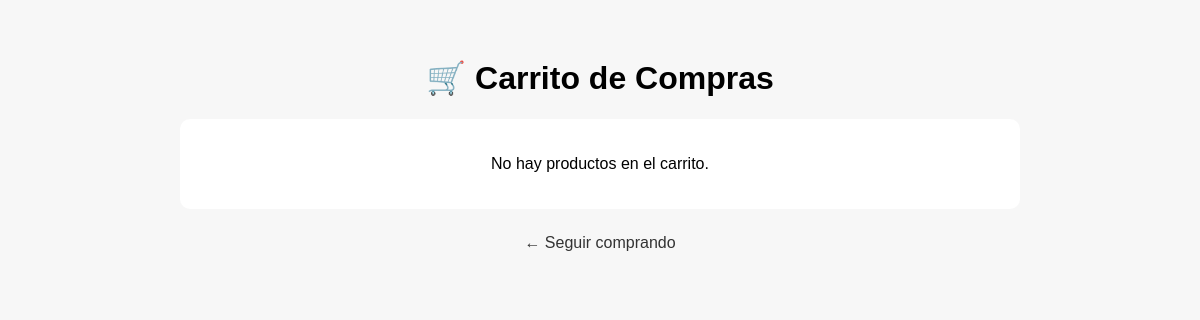
Page /carrito.php (signed in) on the earlier database version.
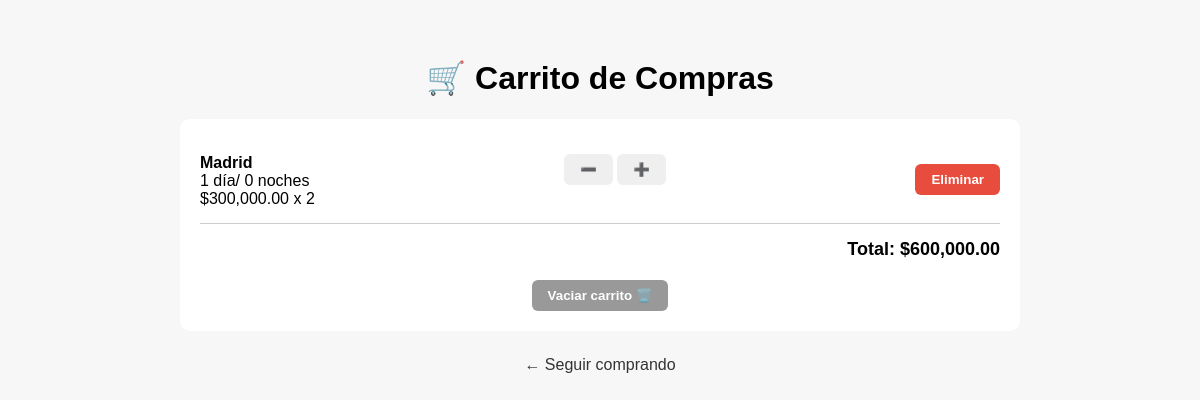
Same page on the later database version.
### tables this page shows
CREATE TABLE `detalle_carrito` (
  `id` int(11) NOT NULL,
  `id_carrito` int(11) NOT NULL,
  `id_producto` int(11) NOT NULL,
  `tipo_producto` enum('vuelo','alojamiento','paquete','auto') NOT NULL,
  `cantidad` int(11) NOT NULL DEFAULT 1,
  `precio_unitario` decimal(10,2) NOT NULL
);

CREATE TABLE `pasaje` (
  `id` int(10) NOT NULL,
  `lugar_de_salida` varchar(100) DEFAULT NULL,
  `lugar_de_llegada` varchar(100) DEFAULT NULL,
  `imagen` varchar(255) DEFAULT NULL,
  `fecha_ida` date DEFAULT NULL,
  `fecha_vuelta` date DEFAULT NULL,
  `metodo_de_transporte` enum('avion','colectivo') DEFAULT NULL,
  `paquete` enum('individual','grupo','familia') DEFAULT NULL,
  `PRECIO` decimal(10,2) DEFAULT NULL,
  `duracion` varchar(255) DEFAULT NULL,
  `calificacion` float DEFAULT NULL,
  `estrellas` int(11) DEFAULT NULL
);

### carrito.php (the view, shortened to what this page needs)
<?php
include 'conexion.php';
$id_usuario_logueado = null;
if (isset($_SESSION['usuario'])) {
    $nombre_usuario = $_SESSION['usuario'];
    $consulta_usuario = "SELECT id FROM usuarios WHERE usuario = '$nombre_usuario' LIMIT 1";
    $resultado_usuario = mysqli_query($conexion, $consulta_usuario);
    if ($fila = mysqli_fetch_assoc($resultado_usuario)) {
        $id_usuario_logueado = $fila['id'];
    }
}
$id_usuario = $id_usuario_logueado;
$productos = [];
$total = 0;
if ($id_usuario) {
    $consulta_carrito_activo = "SELECT c.id FROM carrito c WHERE c.id_usuario = $id_usuario AND c.estado = 'activo' LIMIT 1";
    $resultado_carrito_activo = mysqli_query($conexion, $consulta_carrito_activo);
    if (mysqli_num_rows($resultado_carrito_activo) > 0) {
        $id_carrito = mysqli_fetch_assoc($resultado_carrito_activo)['id'];
        $sql_productos = "SELECT dc.id_producto, dc.cantidad, dc.precio_unitario, dc.tipo_producto, p.*, v.* FROM detalle_carrito dc LEFT JOIN productos p ON (dc.tipo_producto = 'producto' AND dc.id_producto = p.id) LEFT JOIN pasaje v ON (dc.tipo_producto = 'vuelo' AND dc.id_producto = v.id) WHERE dc.id_carrito = $id_carrito";
        $resultado_productos = mysqli_query($conexion, $sql_productos);
        $productos = mysqli_fetch_all($resultado_productos, MYSQLI_ASSOC);
        foreach ($productos as $item) {
            $total += $item['precio_unitario'] * $item['cantidad'];
        }
    }
}
?>
<!DOCTYPE html>
<html lang="es">
<head>
    <link rel="stylesheet" href="style.css">
</head>
<body>
<h1 style="text-align:center;">🛒 Carrito de Compras</h1>
<div class="carrito-container">
    <?php if (empty($productos)): ?>
        <p style="text-align:center;">No hay productos en el carrito.</p>
    <?php else: ?>
        <?php foreach ($productos as $item): ?>
            <div class="producto-item">
                <div>
                    <strong>
                        <?php
                        echo $item['tipo_producto'] === 'vuelo'
                            ? ($item['lugar_de_llegada'] ?? 'Vuelo')
                            : ($item['nombre'] ?? 'Producto');
                        ?>
                    </strong><br>
                    <?= $item['duracion'] ?? ''; ?><br>
                    $<?= number_format($item['precio_unitario'], 2); ?> x <?= $item['cantidad']; ?>
                </div>
                <form method="post" style="display:inline;">
                    <button class="btn" name="accion" value="restar">➖</button>
                    <button class="btn" name="accion" value="sumar">➕</button>
                </form>
                <form method="post" style="display:inline;">
                    <button class="btn btn-eliminar">Eliminar</button>
                </form>
            </div>
        <?php endforeach; ?>
        <div class="total">Total: $<?= number_format($total, 2); ?></div>
        <div class="acciones">
            <form method="post" style="display:inline;">
                <button class="btn btn-vaciar">Vaciar carrito 🗑️</button>
            </form>
        </div>
    <?php endif; ?>
</div>
<a href="vuelos.php" class="volver">← Seguir comprando</a>
</body>
</html>

### style.css (style rules this page uses)
body { background-color: yellow; }
.btn-eliminar { margin-top: 10px; padding: 6px 12px; background-color: #dc3545; color: white; border: none; border-radius: 6px; cursor: pointer; font-weight: bold; transition: background-color 0.3s ease; }
body { font-family: Arial; background: #f7f7f7; padding: 30px; }
.carrito-container { background: white; padding: 20px; border-radius: 10px; max-width: 800px; margin: auto; }
.producto-item { display: flex; justify-content: space-between; border-bottom: 1px solid #ccc; padding: 15px 0; }
.acciones { text-align: center; margin-top: 20px; }
.btn { padding: 8px 16px; border: none; border-radius: 6px; font-weight: bold; cursor: pointer; }
.btn-eliminar { background-color: #e74c3c; color: white; }
.btn-vaciar { background-color: #999; color: white; }
.total { font-size: 18px; font-weight: bold; text-align: right; margin-top: 15px; }
.volver { display: block; margin-top: 25px; text-align: center; color: #333; text-decoration: none; }

### carrito.php (style rules this page uses)
body { font-family: Arial; background: #f7f7f7; padding: 30px; }
.carrito-container { background: white; padding: 20px; border-radius: 10px; max-width: 800px; margin: auto; }
.producto-item { display: flex; justify-content: space-between; border-bottom: 1px solid #ccc; padding: 15px 0; }
.acciones { text-align: center; margin-top: 20px; }
.btn { padding: 8px 16px; border: none; border-radius: 6px; font-weight: bold; cursor: pointer; }
.btn-eliminar { background-color: #e74c3c; color: white; }
.btn-vaciar { background-color: #999; color: white; }
.total { font-size: 18px; font-weight: bold; text-align: right; margin-top: 15px; }
.volver { display: block; margin-top: 25px; text-align: center; color: #333; text-decoration: none; }

Differences in the rows shown:
added detalle_carrito: pasaje.lugar_de_llegada "Madrid", pasaje.duracion "1 día/ 0 noches", precio_unitario "300,000.00", cantidad "2"
Other differences:
$total: (not shown) → "600,000.00"
text no longer shown: "No hay productos en el carrito."
text now shown: "Total: $ Vaciar carrito 🗑️"
